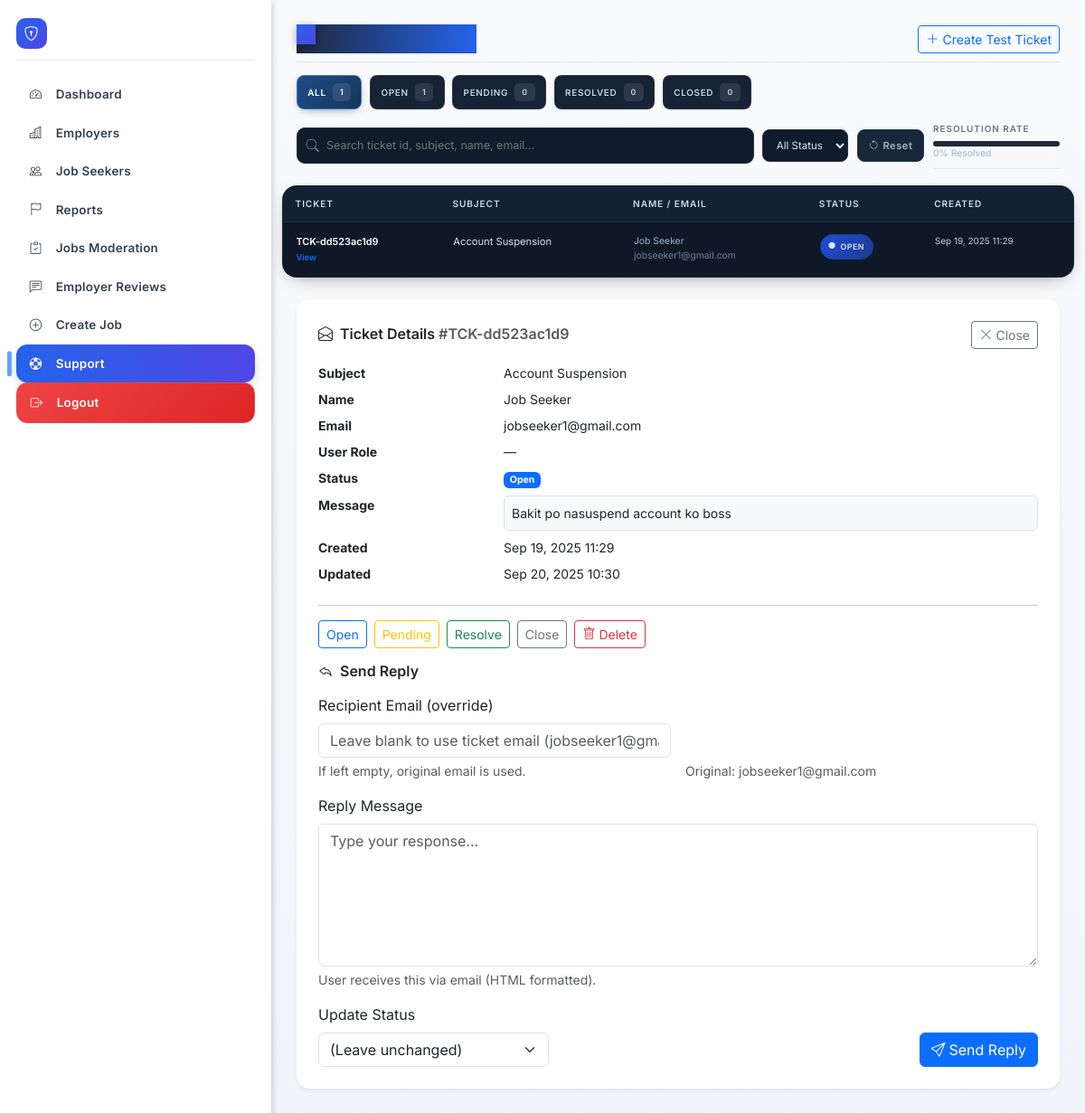
Before: /admin_support_tickets.php?view=TCK-dd523ac1d9 (signed in) with the older database file.
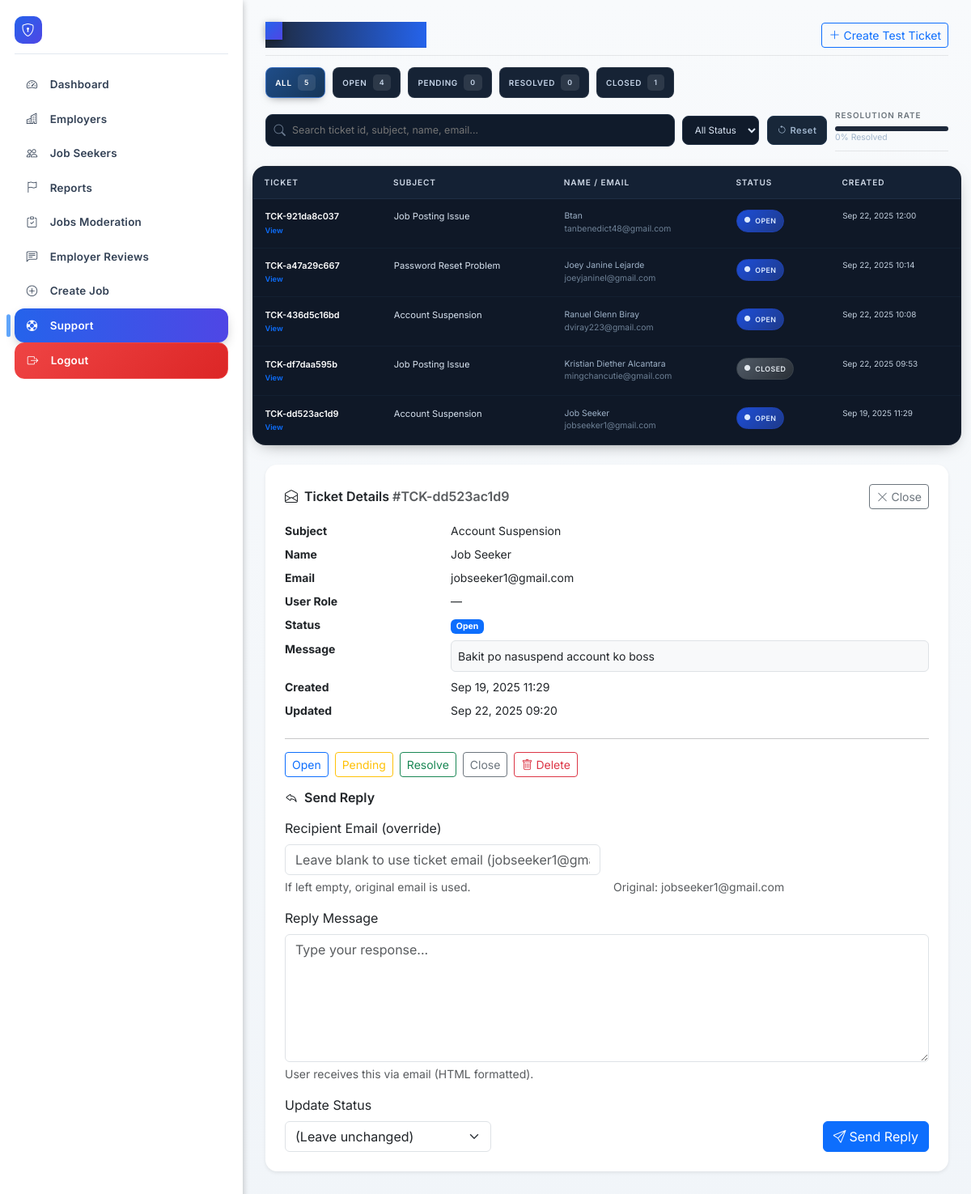
After: the same page with the newer database file.
### tables this page shows
CREATE TABLE `support_tickets` (
  `ticket_id` varchar(40) NOT NULL,
  `user_id` varchar(40) DEFAULT NULL,
  `name` varchar(150) NOT NULL,
  `email` varchar(190) NOT NULL,
  `subject` varchar(150) NOT NULL,
  `message` text NOT NULL,
  `status` enum('Open','Pending','Resolved','Closed') NOT NULL DEFAULT 'Open',
  `created_at` timestamp NOT NULL DEFAULT current_timestamp(),
  `updated_at` timestamp NULL DEFAULT NULL
);

### classes/SupportTicket.php (called while the page is built, shortened)
<?php
class SupportTicket
{
    public static function list(array $opts = []): array {
        $pdo = Database::getConnection();
        $status = $opts['status'] ?? null;
        $search = trim($opts['search'] ?? '');
        $params = [];
        $where = [];
        $sql = "SELECT t.ticket_id, t.user_id, t.name, t.email, t.subject, t.message, t.status,
                       t.created_at, t.updated_at,
                       u.role AS user_role
                FROM support_tickets t
                LEFT JOIN users u ON u.user_id = t.user_id";
        $sql .= ' ORDER BY t.created_at DESC LIMIT 200';
        $stmt = $pdo->prepare($sql);
        $stmt->execute($params);
        return $stmt->fetchAll();
    }
    public static function find(string $ticket_id): ?array {
        $pdo = Database::getConnection();
        $stmt = $pdo->prepare("SELECT t.*, u.role AS user_role
                               FROM support_tickets t
                               LEFT JOIN users u ON u.user_id = t.user_id
                               WHERE t.ticket_id = ? LIMIT 1");
        $stmt->execute([$ticket_id]);
        $row = $stmt->fetch();
        return $row ?: null;
    }
}

### admin_support_tickets.php (the view, shortened to what the changed rows need)
<?php
require_once 'classes/SupportTicket.php';
function ticket_status_badge($status)
{
    switch ($status) {
        case 'Open':
            return 'primary';
    }
}
$statusFilter = $_GET['status'] ?? '';
$search = $_GET['q'] ?? '';
$viewId = $_GET['view'] ?? '';
$tickets = SupportTicket::list(['status' => $statusFilter ?: null, 'search' => $search]);
$counts = ['total' => 0, 'Open' => 0, 'Pending' => 0, 'Resolved' => 0, 'Closed' => 0];
foreach ($tickets as $t) {
    $counts['total']++;
    $s = $t['status'];
    if (isset($counts[$s])) $counts[$s]++;
}
$viewTicket = $viewId ? SupportTicket::find($viewId) : null;
include 'includes/header.php';
?>
<div class="admin-layout">
    <?php include 'includes/admin_sidebar.php'; ?>
    <div class="admin-main">
        <div class="tickets-topbar fade-in">
            <div class="d-flex justify-content-between align-items-center flex-wrap gap-2">
                <h2 class="h6 fw-semibold mb-0 d-flex align-items-center" style="letter-spacing:.5px"><i class="bi bi-life-preserver me-2"></i>Support Tickets</h2>
            </div>
            <div class="t-chips" id="ticketChips">
                <div class="t-chip active" data-filter="">All <span class="count"><?= $counts['total']; ?></span></div>
                <div class="t-chip" data-filter="Open">Open <span class="count"><?= $counts['Open']; ?></span></div>
                <div class="t-chip" data-filter="Closed">Closed <span class="count"><?= $counts['Closed']; ?></span></div>
            </div>
        </div>
        <div class="tickets-wrapper fade-in" id="ticketsWrapper">
            <table class="tickets-table" id="ticketsTable">
                <thead>
                    <tr>
                        <th data-sort="ticket">Ticket</th>
                        <th data-sort="subject">Subject</th>
                        <th data-sort="name">Name / Email</th>
                        <th data-sort="status">Status</th>
                        <th data-sort="created">Created</th>
                    </tr>
                </thead>
                <tbody>
                    <?php foreach ($tickets as $t): $st = $t['status']; ?>
                        <tr data-status="<?= htmlspecialchars($st); ?>">
                            <td style="font-size:.68rem;font-weight:600;color:#fff">
                                <?= htmlspecialchars($t['ticket_id']); ?><br>
                                <a class="text-decoration-none" style="font-size:.58rem" href="admin_support_tickets.php?view=<?= urlencode($t['ticket_id']); ?>">View</a>
                            </td>
                            <td style="font-size:.7rem;color:#d7e2ef"><?= htmlspecialchars(mb_strimwidth($t['subject'], 0, 70, '…')); ?></td>
                            <td style="font-size:.65rem;color:#9fb3c9">
                                <?= htmlspecialchars($t['name']); ?><br>
                                <span style="color:#6e8196"><?= htmlspecialchars($t['email']); ?></span>
                            </td>
                            <td><span class="status-pill st-<?= htmlspecialchars($st); ?>"><i class="bi bi-circle-fill" style="font-size:.45rem"></i><?= htmlspecialchars($st); ?></span></td>
                            <td style="font-size:.62rem;color:#c2cfdd;white-space:nowrap"><?= htmlspecialchars(date('M d, Y H:i', strtotime($t['created_at']))); ?></td>
                        </tr>
                    <?php endforeach; ?>
                </tbody>
            </table>
        </div>
        <?php if ($viewTicket): ?>
            <div class="card border-0 shadow-sm my-4 fade-in">
                <div class="card-body p-4">
                    <div class="d-flex justify-content-between align-items-center mb-3">
                        <h3 class="h6 fw-semibold mb-0"><i class="bi bi-envelope-open me-2"></i>Ticket Details <span class="text-muted">#<?= htmlspecialchars($viewTicket['ticket_id']); ?></span></h3>
                        <a href="admin_support_tickets.php" class="btn btn-sm btn-outline-secondary"><i class="bi bi-x-lg"></i> Close</a>
                    </div>
                    <dl class="row mb-0 small">
                        <dt class="col-sm-3">Subject</dt>
                        <dd class="col-sm-9"><?= nl2br(htmlspecialchars($viewTicket['subject'])); ?></dd>
                        <dt class="col-sm-3">Name</dt>
                        <dd class="col-sm-9"><?= htmlspecialchars($viewTicket['name']); ?></dd>
                        <dt class="col-sm-3">Email</dt>
                        <dd class="col-sm-9"><?= htmlspecialchars($viewTicket['email']); ?></dd>
                        <dt class="col-sm-3">User Role</dt>
                        <dd class="col-sm-9"><?= htmlspecialchars($viewTicket['user_role'] ?? '—'); ?></dd>
                        <dt class="col-sm-3">Status</dt>
                        <dd class="col-sm-9"><span class="badge text-bg-<?= ticket_status_badge($viewTicket['status']); ?>"><?= htmlspecialchars($viewTicket['status']); ?></span></dd>
                        <dt class="col-sm-3">Message</dt>
                        <dd class="col-sm-9">
                            <div class="border rounded p-2 bg-light"><?= nl2br(htmlspecialchars($viewTicket['message'])); ?></div>
                        </dd>
                        <dt class="col-sm-3">Created</dt>
                        <dd class="col-sm-9"><?= htmlspecialchars(date('M d, Y H:i', strtotime($viewTicket['created_at']))); ?></dd>
                        <?php if (!empty($viewTicket['updated_at'])): ?><dt class="col-sm-3">Updated</dt>
                            <dd class="col-sm-9"><?= htmlspecialchars(date('M d, Y H:i', strtotime($viewTicket['updated_at']))); ?></dd><?php endif; ?>
                    </dl>
                    <hr>
                    <div class="d-flex flex-wrap gap-2 mb-3">
                        <a class="btn btn-sm btn-outline-primary" href="admin_support_tickets.php?action=open&ticket_id=<?= urlencode($viewTicket['ticket_id']); ?>&view=<?= urlencode($viewTicket['ticket_id']); ?>">Open</a>
                        <a class="btn btn-sm btn-outline-warning" href="admin_support_tickets.php?action=pending&ticket_id=<?= urlencode($viewTicket['ticket_id']); ?>&view=<?= urlencode($viewTicket['ticket_id']); ?>">Pending</a>
                        <a class="btn btn-sm btn-outline-success" href="admin_support_tickets.php?action=resolved&ticket_id=<?= urlencode($viewTicket['ticket_id']); ?>&view=<?= urlencode($viewTicket['ticket_id']); ?>">Resolve</a>
                        <a class="btn btn-sm btn-outline-secondary" href="admin_support_tickets.php?action=closed&ticket_id=<?= urlencode($viewTicket['ticket_id']); ?>&view=<?= urlencode($viewTicket['ticket_id']); ?>">Close</a>
                        <a class="btn btn-sm btn-outline-danger" data-confirm-title="Delete Ticket" data-confirm="Delete this support ticket?" data-confirm-yes="Delete" data-confirm-no="Cancel" href="admin_support_tickets.php?action=delete&ticket_id=<?= urlencode($viewTicket['ticket_id']); ?>"><i class="bi bi-trash me-1"></i>Delete</a>
                    </div>
                    <h4 class="h6 fw-semibold mb-3"><i class="bi bi-reply me-2"></i>Send Reply</h4>
                    <form method="post" class="row g-3">
                        <div class="col-md-6"><label class="form-label">Recipient Email (override)</label><input name="reply_recipient" type="email" class="form-control" placeholder="Leave blank to use ticket email (<?= htmlspecialchars($viewTicket['email']); ?>)" value="<?= htmlspecialchars($_POST['reply_recipient'] ?? ''); ?>">
                            <div class="form-text">If left empty, original email is used.</div>
                        </div>
                        <div class="col-md-6 d-flex align-items-end">
                            <div class="small text-muted">Original: <?= htmlspecialchars($viewTicket['email']); ?></div>
                        </div>
                        <div class="col-12"><label class="form-label">Reply Message</label><textarea name="reply_message" class="form-control" rows="6" required placeholder="Type your response..."><?= htmlspecialchars($_POST['reply_message'] ?? ''); ?></textarea>
                            <div class="form-text">User receives this via email (HTML formatted).</div>
                        </div>
                        <div class="col-md-4"><label class="form-label">Update Status</label><select name="reply_new_status" class="form-select">
                                <option value="">(Leave unchanged)</option>
                            </select></div>
                        <div class="col-md-8 d-flex align-items-end justify-content-end"><button class="btn btn-primary"><i class="bi bi-send me-1"></i>Send Reply</button></div>
                    </form>
                </div>
            </div>
        <?php endif; ?>
    </div>
</div>
<?php include 'includes/footer.php'; ?>

### includes/admin_sidebar.php (shortened to what the changed rows need)
<?php
if (!isset($currentPage)) $currentPage = basename($_SERVER['PHP_SELF']);
$adminNavItems = [
  ['file' => 'admin_dashboard.php', 'icon' => 'speedometer2', 'label' => 'Dashboard'],
  ['file' => 'admin_employers.php', 'icon' => 'buildings', 'label' => 'Employers'],
  ['file' => 'admin_job_seekers.php', 'icon' => 'people', 'label' => 'Job Seekers'],
  ['file' => 'admin_reports.php', 'icon' => 'flag', 'label' => 'Reports'],
  ['file' => 'admin_jobs_moderation.php', 'icon' => 'clipboard-check', 'label' => 'Jobs Moderation'],
  ['file' => 'admin_employer_reviews.php', 'icon' => 'chat-left-text', 'label' => 'Employer Reviews'],
  ['file' => 'admin_jobs_create.php', 'icon' => 'plus-circle', 'label' => 'Create Job'],
  ['file' => 'admin_support_tickets.php', 'icon' => 'life-preserver', 'label' => 'Support'],
  ['file' => 'logout.php', 'icon' => 'box-arrow-right', 'label' => 'Logout', 'class' => 'logout', 'confirm' => true],
];
?>
<aside class="admin-sidebar" id="adminSidebar" aria-label="Admin navigation">
  <div class="admin-sidebar-inner">
    <nav class="admin-nav flex-grow-1">
      <ul class="list-unstyled m-0 p-0">
        <?php foreach ($adminNavItems as $item):
          $active = ($currentPage === $item['file']);
          $extraClass = isset($item['class']) ? ' '.$item['class'] : '';
        ?>
          <li>
            <a href="<?php echo $item['file']; ?>" class="admin-nav-link <?php echo $active?'active':''; ?><?php echo $extraClass; ?>" aria-current="<?php echo $active?'page':'false'; ?>"
               <?php if (!empty($item['confirm'])): ?> data-confirm-title="Log out" data-confirm="Are you sure you want to log out?" data-confirm-yes="Yes, log out" data-confirm-no="Cancel"<?php endif; ?>>
              <i class="bi bi-<?php echo $item['icon']; ?> me-2"></i>
              <span><?php echo htmlspecialchars($item['label']); ?></span>
            </a>
          </li>
        <?php endforeach; ?>
      </ul>
    </nav>
  </div>
</aside>

Changed rows visible on the page:
added support_tickets: ticket_id "TCK-921da8c037", subject "Job Posting Issue", name "Btan", email "tanbenedict48@gmail.com", status "OPEN", created_at "Sep 22, 2025 12:00"
added support_tickets: ticket_id "TCK-a47a29c667", subject "Password Reset Problem", name "Joey Janine Lejarde", email "joeyjaninel@gmail.com", status "OPEN", created_at "Sep 22, 2025 10:14"
added support_tickets: ticket_id "TCK-436d5c16bd", subject "Account Suspension", name "Ranuel Glenn Biray", email "dviray223@gmail.com", status "OPEN", created_at "Sep 22, 2025 10:08"
added support_tickets: ticket_id "TCK-df7daa595b", subject "Job Posting Issue", name "Kristian Diether Alcantara", email "mingchancutie@gmail.com", status "CLOSED", created_at "Sep 22, 2025 09:53"
changed support_tickets "TCK-dd523ac1d9": updated_at "Sep 20, 2025 10:30" → "Sep 22, 2025 09:20"
Other visible differences:
$counts['total']: "1" → "5"
$counts['Open']: "1" → "4"
$counts['Closed']: "0" → "1"
